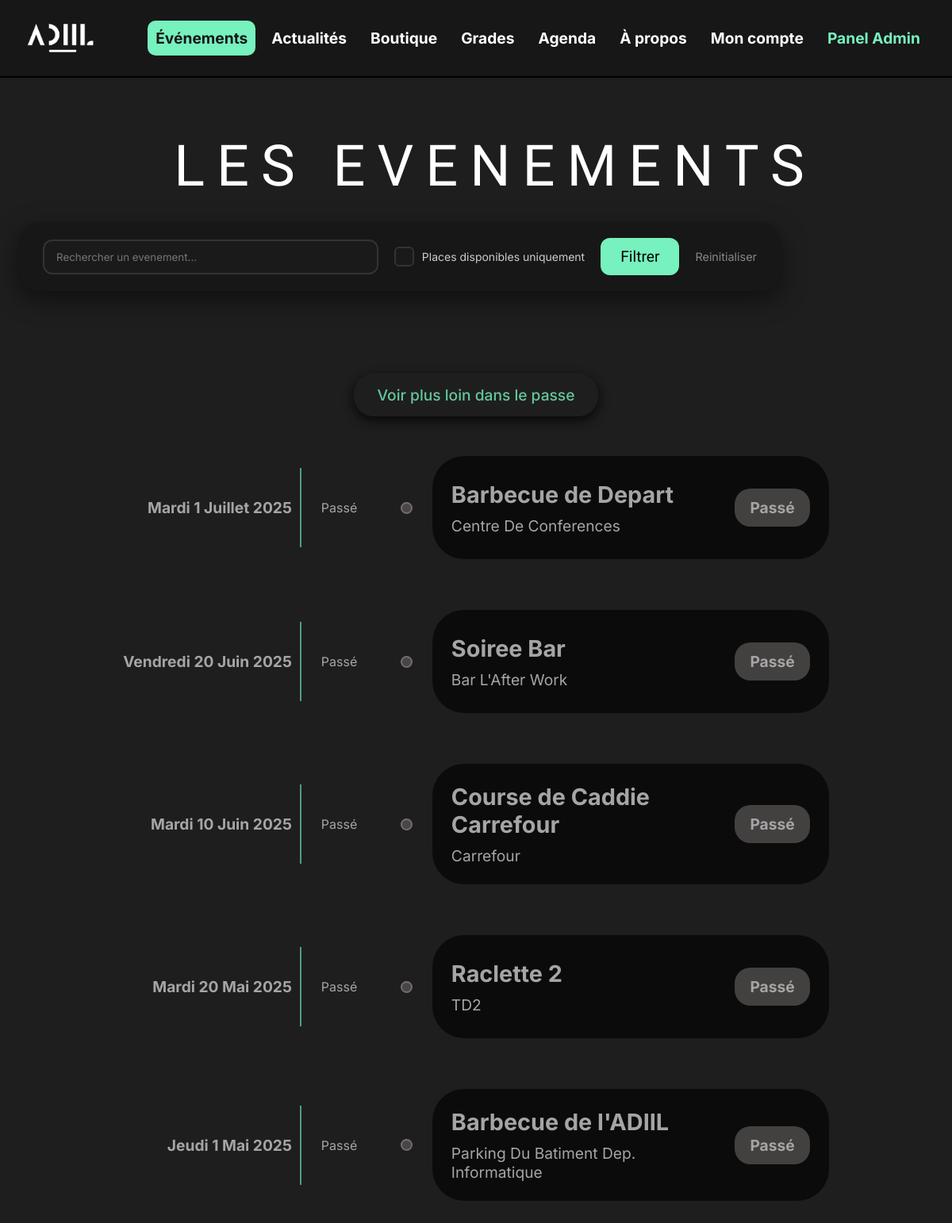
The app's page /events (signed in) with its own data.
### tables this page shows
CREATE TABLE EVENEMENT(
                          id_evenement INT AUTO_INCREMENT,
                          nom_evenement VARCHAR(100) NOT NULL,
                          xp_evenement INT NOT NULL DEFAULT 10,
                          places_evenement INT NOT NULL,
                          prix_evenement INT NOT NULL,
                          reductions_evenement BIT NOT NULL DEFAULT 1,
                          lieu_evenement VARCHAR(50) NOT NULL,
                          date_evenement DATETIME NOT NULL,
                          PRIMARY KEY(id_evenement)
);

### src/Controller/ControllerEvents.php (called while the page is built, shortened)
<?php
require_once __DIR__ . '/../Model/api/Event.php';
$db = new DB();
$show = 5;
    $search = $_GET['search'] ?? '';
$available = isset($_GET['available']);
$currentDate = new DateTime(date('Y-m-d'));
$joursFr = [0 => 'Dimanche', 1 => 'Lundi', 2 => 'Mardi', 3 => 'Mercredi', 4 => 'Jeudi', 5 => 'Vendredi', 6 => 'Samedi'];
$moisFr = [1 => 'Janvier', 2 => 'Février', 3 => 'Mars', 4 => 'Avril', 5 => 'Mai', 6 => 'Juin', 7 => 'Juillet', 8 => 'Août', 9 => 'Septembre', 10 => 'Octobre', 11 => 'Novembre', 12 => 'Décembre'];
$events = Event::fetchFiltered($search, $available, 1000);
usort($events, function ($a, $b) {
    return strtotime($b['date_evenement']) <=> strtotime($a['date_evenement']);
});
if (empty($search)) {
    $upcomingEvents = [];
    $passedEvents = [];
    foreach ($events as $event) {
        $eventDate = new DateTime(substr($event['date_evenement'], 0, 10));
        if ($eventDate < $currentDate) {
            $passedEvents[] = $event;
        } else {
            $upcomingEvents[] = $event;
        }
    }
    $events = array_merge($upcomingEvents, array_slice($passedEvents, 0, $show));
}
$closestUpcomingEventId = null;
$events_ready = [];
foreach ($events as $event) {
    $eventId = $event['id_evenement'];
    $eventDateRaw = substr($event['date_evenement'], 0, 10);
    $eventDateInfo = getdate(strtotime($eventDateRaw));
    $eventDateObj = new DateTime($eventDateRaw);
    $isPassed = $eventDateObj < $currentDate;
    if ($isPassed) {
        $datePinClass = 'passed';
        $datePinLabel = 'Passé';
        $otherClasses = 'passed';
    } elseif ($eventDateObj == $currentDate) {
        $datePinClass = 'today';
        $datePinLabel = "Aujourd'hui";
        $otherClasses = '';
    } else {
        $datePinClass = 'upcoming';
        $datePinLabel = 'À venir';
        $otherClasses = '';
    }
    $remaining = $event['places_evenement'] - getEventCountById($db, $eventId);
    if ($isPassed) {
        $subscriptionClass = 'event-full';
        $subscriptionLabel = 'Passé';
    } elseif ($remaining <= 0) {
        $subscriptionClass = 'event-full';
        $subscriptionLabel = 'Complet';
    } else {
        $subscriptionClass = 'event-not-subscribed hover_effect';
        $subscriptionLabel = "S'inscrire";
    }
    $events_ready[] = [
        'id_evenement' => $eventId,
        'nom_evenement' => $event['nom_evenement'],
        'lieu_evenement' => $event['lieu_evenement'],
        'date_affichage' => ucwords($joursFr[$eventDateInfo['wday']] . ' ' . $eventDateInfo['mday'] . ' ' . $moisFr[$eventDateInfo['mon']] . ' ' . $eventDateInfo['year']),
        'date_pin_class' => $datePinClass,
        'date_pin_label' => $datePinLabel,
        'other_classes' => $otherClasses,
        'closest_event_id' => ($closestUpcomingEventId !== null && $eventId === $closestUpcomingEventId) ? 'closest-event' : '',
        'subscription_class' => $subscriptionClass,
        'subscription_label' => $subscriptionLabel,
    ];
}
require_once __DIR__ . '/../View/events.php';

### src/Model/database.php (called while the page is built, shortened)
<?php
class DB
{
    private $host = 'localhost';
    private $port = '3306';
    private $db = 'sae';
    private $db_user = 'root';
    private $db_pass = '';
    public function connect()
    {
        $conn = new mysqli($this->host, $this->db_user, $this->db_pass, $this->db, $this->port);
        $conn->set_charset("utf8mb4");
        return $conn;
    }
    public function select($sql, $types = "", $args = [])
    {
        $conn = $this->connect();
        $stmt = $conn->prepare($sql);
        if (!empty($types))
        {
            $stmt->bind_param($types, ...$args);
        }
        $stmt->execute();
        $result = $stmt->get_result();
        $data = $result->fetch_all(MYSQLI_ASSOC);
        return $data;
    }
}
?>

### src/Model/api/Event.php (called while the page is built, shortened)
<?php
class Event extends BaseModel implements JsonSerializable
{
    public static function fetchFiltered(string $search = '', bool $onlyAvailable = false, int $limit = 100) : array
    {
        $DB = new \DB();
        $sql = "SELECT E.*,
            (E.places_evenement - (SELECT COUNT(*) FROM INSCRIPTION I WHERE I.id_evenement = E.id_evenement)) as remaining_places
                FROM EVENEMENT E
                WHERE E.deleted = false";
        $params = [];
        $types = "";
        $sql .= " ORDER BY E.date_evenement ASC LIMIT ?";
        $params[] = $limit;
        $types .= "i";
        return $DB->select($sql, $types, $params);
    }
}

### src/View/events.php (the view, shortened to what this page needs)
<?php
$show = isset($show) ? $show : 5;
$search = isset($search) ? $search : '';
$events_ready = isset($events_ready) ? $events_ready : [];
?>
<!DOCTYPE html>
<html lang="fr">
<head>
    <link rel="stylesheet" href="<?php echo $base; ?>public/styles/events_style.css">
    <link rel="stylesheet" href="<?php echo $base; ?>public/styles/general_style.css">
    <link rel="stylesheet" href="<?php echo $base; ?>public/styles/header_style.css">
    <link rel="stylesheet" href="<?php echo $base; ?>public/styles/footer_style.css">
</head>
<body class="body_margin">
<h1>LES EVENEMENTS</h1>
<div class="filter-bar">
    <form action="" method="GET">
        <input type="text" name="search" placeholder="Rechercher un evenement..." value="<?php echo htmlspecialchars($search); ?>">
        <label class="checkbox-container">
            Places disponibles uniquement
            <span class="checkmark"></span>
        </label>
        <button type="submit" class="filter-btn">Filtrer</button>
        <a href="<?php echo $base; ?>events" class="reset-btn">Reinitialiser</a>
    </form>
</div>
<section>
    <?php if (empty($search)): ?>
        <a class="show-more" href="<?php echo $base; ?>events?show=<?php echo $show + 10; ?>">Voir plus loin dans le passe</a>
    <?php endif; ?>
    <div class="events-display">
        <?php foreach ($events_ready as $event): ?>
            <div class="event-box <?php echo $event['other_classes']; ?>" id="<?php echo $event['closest_event_id']; ?>">
                <div class="timeline-event">
                    <h4><?php echo $event['date_affichage']; ?></h4>
                    <div class="vertical-line"></div>
                    <p><?php echo $event['date_pin_label']; ?></p>
                    <div class="timeline-marker <?php echo $event['date_pin_class']; ?>"></div>
                </div>
                <div class="event" event-id="<?php echo $event['id_evenement']; ?>">
                    <div>
                        <h2><?php echo htmlspecialchars($event['nom_evenement']); ?></h2>
                        <?php echo ucwords(htmlspecialchars($event['lieu_evenement'])); ?>
                    </div>
                    <h4 class="<?php echo $event['subscription_class']; ?>"><?php echo $event['subscription_label']; ?></h4>
                </div>
            </div>
        <?php endforeach; ?>
    </div>
</section>
</body>
</html>

### public/styles/events_style.css (style rules this page uses)
section { height: fit-content; }
h1 { text-align: center; width: 100%; margin-left: 0; font-size: 4.5em; letter-spacing: 15px; line-height: 100px; font-weight: 500; font-family: "Koulen", sans-serif; }
.event-full { background-color: #5d5757; }
.events-display { width: fit-content; margin: auto; margin-bottom: 5vh; padding: 20px; height: fit-content; display: flex; flex-direction: column; justify-content: space-evenly; gap: 8vh; align-items: flex-end; align-self: center; position: relative; }
.event { display: flex; justify-content: space-between; align-items: center; width: 40vw; min-width: 500px; max-width: 780px; min-height: 130px; max-height: 170px; border-radius: 40px; padding: 2vw 1vw; background-color: #000000; font-size: 1.2em; overflow: hidden; cursor: pointer; position: relative; transition: all 0.3s ease-in-out; }
.event > div { width: 100%; overflow: hidden; }
.event > * { margin-left: 1vw; margin-right: 1vw; }
.event > div h2 { margin-bottom: 10px; }
.event h4 { width: 125px; border-radius: 20px; align-self: center; text-align: center; padding: 12px; }
.event-box { display: flex; align-items: center; position: relative; }
.passed { opacity: 60%; }
.timeline-event { display: flex; align-items: center; margin-right: 25px; }
.timeline-event p { font-size: 1em; text-align: left; margin: auto 25px; width: 75px; }
.timeline-event h4 { font-size: 1.2em; text-align: right; padding-right: 10px; }
.timeline-marker { width: 15px; height: 15px; border-radius: 50%; border: 2px solid white; background-color: transparent; position: relative; }
.timeline-marker.passed { background-color: rgb(155, 140, 140); }
.vertical-line { width: 2px; height: 100px; background-color: rgb(119, 241, 190); margin: 0 auto; left: 10px; }
.show-more { opacity: 80%; display: block; text-align: center; font-size: 1.2em; font-weight: 500; width: fit-content; padding: 15px 30px; color: rgb(119, 241, 190); border-radius: 25px; box-shadow: 0 5px 15px rgba(0, 0, 0, 1); transition: all 0.3s ease-in-out; text-decoration: none; margin: 8vh auto 8vh auto ; margin-bottom: 30px; }
.filter-bar { width: 80%; max-width: 1000px; margin: 20px auto 40px auto; background-color: rgb(23, 23, 23); padding: 20px 30px; border-radius: 25px; box-shadow: 0 10px 30px rgba(0,0,0,0.5); }
.filter-bar form { display: flex; flex-wrap: wrap; align-items: center; gap: 20px; justify-content: space-between; }
.filter-bar input[type="text"] { flex: 1; min-width: 200px; background: #1a1a1a; border: 2px solid #333; border-radius: 12px; padding: 12px 15px; color: white; font-family: 'Inter', sans-serif; outline: none; transition: border-color 0.3s; }
.filter-btn { background-color: rgb(119, 241, 190); color: black; border: none; padding: 12px 25px; border-radius: 12px; font-family: 'Koulen', sans-serif; font-size: 1.2em; cursor: pointer; transition: all 0.3s ease; }
.reset-btn { color: #888; text-decoration: none; font-size: 0.9em; font-family: 'Inter', sans-serif; transition: 0.3s; }
.checkbox-container { display: flex; align-items: center; position: relative; padding-left: 35px; cursor: pointer; font-family: 'Inter', sans-serif; font-size: 14px; user-select: none; color: #ccc; }
.checkmark { position: absolute; left: 0; height: 25px; width: 25px; background-color: #1a1a1a; border: 2px solid #333; border-radius: 6px; transition: all 0.3s; }
.checkmark:after { content: ""; position: absolute; display: none; }
.checkbox-container .checkmark:after { left: 8px; top: 4px; width: 5px; height: 10px; border: solid black; border-width: 0 3px 3px 0; transform: rotate(45deg); }

### public/styles/general_style.css (style rules this page uses)
* { box-sizing: border-box; padding: 0; margin: 0; z-index: 2; }
html { font-family: "Inter", sans-serif; color: white; background-color: #1e1e1e; margin-top: 20vh; }
body { display: flex; flex-direction: column; min-height: 100vh; }
.body_margin > *:not(header):not(footer) { margin-right: 2vw; margin-left: 2vw; flex: 1; }
p { font-size: 1.5em; }
a { color: inherit; text-decoration: none; }

### records on screen
evenement: date_affichage "Mardi 1 Juillet 2025", date_pin_label "Passé", nom_evenement "Barbecue de Depart", lieu_evenement "Centre De Conferences", subscription_label "Passé"
evenement: date_affichage "Vendredi 20 Juin 2025", date_pin_label "Passé", nom_evenement "Soiree Bar", lieu_evenement "Bar L'After Work", subscription_label "Passé"
evenement: date_affichage "Mardi 10 Juin 2025", date_pin_label "Passé", nom_evenement "Course de Caddie Carrefour", lieu_evenement "Carrefour", subscription_label "Passé"
evenement: date_affichage "Mardi 20 Mai 2025", date_pin_label "Passé", nom_evenement "Raclette 2", lieu_evenement "TD2", subscription_label "Passé"
evenement: date_affichage "Jeudi 1 Mai 2025", date_pin_label "Passé", nom_evenement "Barbecue de l'ADIIL", lieu_evenement "Parking Du Batiment Dep. Informatique", subscription_label "Passé"
